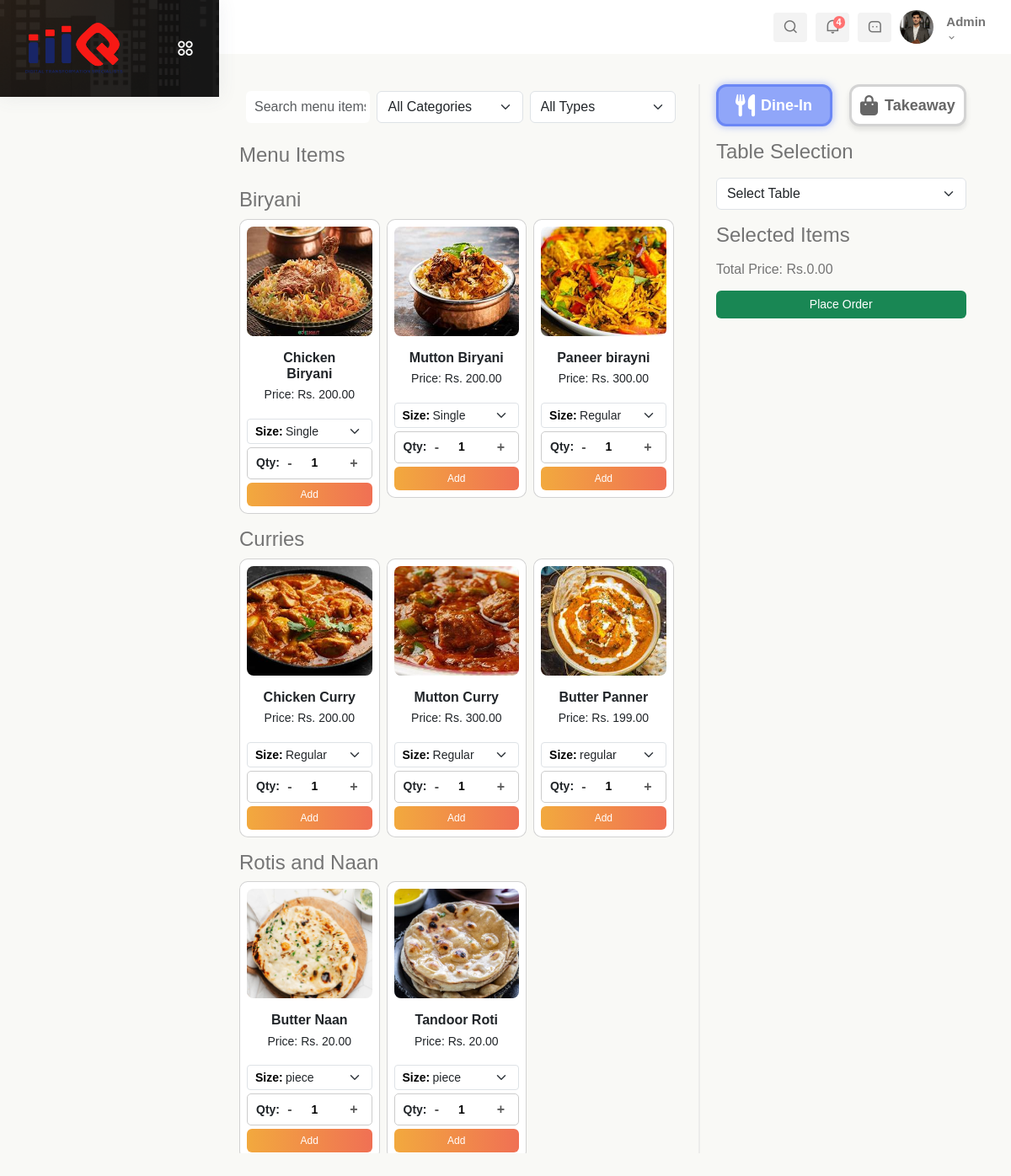
/place_order (signed in), run on the app's committed database.
### app1/models.py (models this page shows, shortened)
class Admin(models.Model):
    username = models.CharField(max_length=100)
    password = models.CharField(max_length=100)
    phone_number = models.BigIntegerField()
    email = models.EmailField()
    is_active = models.BooleanField(default=True)

### app2/models.py (models this page shows, shortened)
class Categories(models.Model):
    name = models.CharField(max_length=255)
    description = models.TextField()
    image = models.ImageField(upload_to='Categories/', blank=True, null=True)
    is_active = models.BooleanField(default=True)
    created_at = models.DateTimeField()
    updated_at = models.DateTimeField(auto_now=True)
    code = models.IntegerField(null=True, default=None)

class MenuItems(models.Model):
    category = models.CharField(max_length=255)
    name = models.CharField(max_length=255)
    description = models.TextField()
    available = models.BooleanField(default=True)
    stock_quantity = models.PositiveIntegerField(default=0)
    image = models.ImageField(upload_to='MenuItems/', blank=True, null=True)
    type = models.CharField(max_length=50, choices=[('Veg', 'Veg'), ('Non-Veg', 'Non-Veg')])
    created_at = models.DateTimeField()
    updated_at = models.DateTimeField(auto_now=True)
    gst = models.CharField(max_length=150)
    gst_type = models.CharField(max_length=100)
    hsn_code = models.CharField(max_length=150)

### app1/views.py (the view, shortened to what this page needs)
# urls.py: path('place_order', place_order, name='place_order'),
def place_order(request):
    user_obj, user_type = get_logged_in_user(request)
    if not user_obj:
        return redirect('signin')
    data = user_obj
    tables = Table_list.objects.all()
    cat_det = Categories.objects.all()
    all_menuitems = MenuItems.objects.all()
    menuitems_det = Menuitems_details.objects.all()
    context = {
        'data': data,
        'tables': tables,
        'cat_det': cat_det,
        'all_menuitems': all_menuitems,
        'menuitems_det': menuitems_det
    }
    return render(request, 'Staff/orders.html', context)

### app1/views.py (called while the page is built)
def get_logged_in_user(request):
    user_id = request.session.get('user_id')
    user_type = request.session.get('user_type')
    if not user_id or not user_type:
        return None, None
    try:
        if user_type == 'admin':
            return Admin.objects.get(id=user_id), 'admin'
        if user_type == 'staff':
            return Staff.objects.get(id=user_id), 'staff'
    except (Admin.DoesNotExist, Staff.DoesNotExist):
        return None, None
    return None, None

### templates/Staff/orders.html (shortened to what this page needs)
{% extends "Staff/base.html" %}
{% load static %}
{% block content %}
<!DOCTYPE html>
<html lang="en">
<head>
    {% load static %}
    <link rel="stylesheet" href="{% static 'messages.css' %}">
</head>
<body>
    <div class="container mt-4">
        <div class="row">
            <div class="col-md-7 item-section">
                <div class="d-flex mb-3 p-2">
                    <input type="text" id="searchMenu" class="form-control me-2" placeholder="Search menu items..." onkeyup="filterMenu()">
                    <select id="categoryFilter" class="form-select me-2" onchange="filterMenu()">
                        <option value="">All Categories</option>
                    </select>
                    <select id="typeFilter" class="form-select" onchange="filterMenu()">
                        <option value="">All Types</option>
                    </select>
                </div>
                <h4>Menu Items</h4>
                <div id="menuItems">
                    {% for category in cat_det %}
                    <h4 class="category-title mt-3 ml-3">{{ category.name }}</h4>
                    <div class="row row-cols-1 row-cols-md-3 mb-2 g-2">
                        {% for item in all_menuitems %}
                            {% if item.category == category.name %}
                            <div class="col menu-item" data-category="{{ item.category }}" data-type="{{ item.type }}">
                                <div class="card p-2">
                                    <img src="{{ item.image.url }}" class="card-img-top" alt="{{ item.name }}">
                                    <div class="card-body text-center">
                                        <h6 class="mb-1"><strong>{{ item.name }}</strong></h6>
                                        <p class="mb-0">Price: Rs. <span id="price-{{ item.name|slugify }}"></span></p>
                                    </div>
                                    <div class="select-container mb-1">
                                        <label class="fw-bold" for="size-{{ item.name|slugify }}">Size:</label>
                                        <select class="form-select form-select-sm size-dropdown"
                                                id="size-{{ item.name|slugify }}"
                                                data-price-target="price-{{ item.name|slugify }}"
                                                onchange="updatePrice('{{ item.name|slugify }}')">
                                            {% for detail in menuitems_det %}
                                                {% if detail.name == item.name %}
                                                    <option value="{{ detail.price }}"
                                                            data-dinein-price="{{ detail.table_price }}"
                                                            data-takeaway-price="{{ detail.takeaway_price }}">
                                                        {{ detail.size }}
                                                    </option>
                                                {% endif %}
                                            {% endfor %}
                                        </select>
                                    </div>
                                    <div class="quantity-container mb-1">
                                        <label class="fw-bold">Qty:</label>
                                        <button class="quantity-btn" onclick="decreaseQuantity('qty-{{ item.name|slugify }}')">-</button>
                                        <input type="number" class="quantity-input" id="qty-{{ item.name|slugify }}" value="1" min="1" readonly>
                                        <button class="quantity-btn" onclick="increaseQuantity('qty-{{ item.name|slugify }}')">+</button>
                                    </div>
                                    <button class="btn btn-primary"
                                        onclick="addToOrder('{{ item.name }}', 'size-{{ item.name|slugify }}', 'qty-{{ item.name|slugify }}')">
                                        Add
                                    </button>
                                </div>
                            </div>
                            {% endif %}
                        {% endfor %}
                    </div>
                    {% endfor %}
                </div>
            </div>
            <div class="col-md-1 d-flex align-items-center justify-content-center">
                <div class="vr" style="height: 100%; width: 2px; background-color: #ccc;"></div>
            </div>
            <div class="col-md-4 selected-section" >
                <form action="" method="post">
                    <div class="order-type mb-3">
                        <label for="dineIn">
                            <i class="fas fa-utensils"></i>
                            <span>Dine-In</span>
                        </label>
                        {% if not request.GET.table_no %}
                        <label for="takeAway">
                            <i class="fas fa-shopping-bag"></i>
                            <span>Takeaway</span>
                        </label>
                        {% endif %}
                    </div>
                    <div id="tableSelection">
                        {% if request.GET.table_no %}
                            <h4 class="mb-3">Selected Table: <strong>{{ request.GET.table_no }}</strong></h4>
                            <input type="hidden" name="table_no" value="{{ request.GET.table_no }}">
                        {% else %}
                            <h4 class="mb-3">Table Selection</h4>
                            <select id="tableSelect" name="table_no" class="form-select mb-3" >
                                <option value="">Select Table</option>
                            </select>
                        {% endif %}
                    </div>
                    <h4 class="mb-3">Selected Items</h4>
                    <h6>Total Price: Rs.<span id="totalPriceDisplay">0.00</span></h6>
                    <button class="btn btn-success mt-3 w-100" type="submit" >Place Order</button>
                </form>
            </div>
        </div>
    </div>
</body>
</html>
{% endblock content %}

### templates/Staff/base.html (shortened to what this page needs)
{% load static %}
<!DOCTYPE html>
<html lang="en">
<head>
    <link href='https://unpkg.com/boxicons@2.1.4/css/boxicons.min.css' rel='stylesheet'>
    <link rel="stylesheet" href="https://cdnjs.cloudflare.com/ajax/libs/font-awesome/6.0.0/css/all.min.css">
    <link href="https://cdn.jsdelivr.net/npm/bootstrap@5.3.0/dist/css/bootstrap.min.css" rel="stylesheet">
    <link rel="stylesheet" type="text/css" href="https://cdn.datatables.net/1.11.5/css/jquery.dataTables.min.css">
    <link href="https://cdn.jsdelivr.net/npm/remixicon/fonts/remixicon.css" rel="stylesheet">
    <link rel="stylesheet" href="https://unpkg.com/swiper/swiper-bundle.min.css">
    <link rel="stylesheet" href="https://cdn.jsdelivr.net/npm/bootstrap@5.3.0-alpha3/dist/css/bootstrap.min.css">
    <link rel="stylesheet" href="https://cdnjs.cloudflare.com/ajax/libs/font-awesome/6.0.0-beta3/css/all.min.css">
    <link href="https://cdn.jsdelivr.net/npm/remixicon/fonts/remixicon.css" rel="stylesheet">
    <link href="https://cdn.jsdelivr.net/npm/bootstrap@5.3.0/dist/css/bootstrap.min.css" rel="stylesheet">
    <link rel="stylesheet" href="{% static 'app1/css/homepage3.css' %}">
</head>
<body>
    <section id="sidebar" class="toggle_hide">
        <div class="logo-wrapper logo-wrapper-center">
            <a href="#" data-bs-original-title="" title="">
                <img class="img-fluid for-white" src="{% static 'images/c-logo.png' %}" alt="logo">
            </a>
            <div class="toggle-sidebar">
                <i class="ri-apps-2-line status_toggle middle sidebar-toggle"></i>
            </div>
        </div>
    </section>
    <section id="content">
        <nav>
            <div class="nav-right col-xl-6 col-5 pull-right right-header p-0">
                <ul class="nav-menus">
                    <li class="search-icon">
                        <span class="header-search">
                            <i class="ri-search-line"></i>
                        </span>
                    </li>
                    <li class="onhover-dropdown">
                        <div class="notification-box">
                            <i class="ri-notification-line"></i>
                            <span class="badge rounded-pill badge-theme">4</span>
                        </div>
                    </li>
                    <li class="onhover-dropdown">
                        <div class="messages-box">
                            <i class="ri-message-3-line"></i>
                        </div>
                    </li>
                    <li class="profile-nav onhover-dropdown pe-0 me-0">
                        <div class="media profile-media">
                            <img class="user-profile rounded-circle" src="{% static 'images/1.jpg' %}" alt="">
                            <div class="media-body">
                                <span>{{data.username}}</span>
                                <p class="mb-0 font-roboto">{{data.role}}<i class="middle ri-arrow-down-s-line"></i></p>
                            </div>
                        </div>
                    </li>
                </ul>
            </div>
        </nav>
        <main>
            {% block content %}
            {% endblock %}
        </main>
    </section>
</body>
</html>

### static/app1/css/homepage3.css (style rules this page uses)
body { font-size: 14px; overflow-x: hidden; font-family: "Poppins", sans-serif; color: #747474; background-color: #f9f9f6; }
a { cursor: pointer; text-decoration: none; }
:root { --grey: #F1F0F6; --dark-grey: #8D8D8D; --light: #fff; --dark: #000; --green: #81D43A; --light-green: #E3FFCB; --blue: #1775F1; --light-blue: #D0E4FF; --dark-blue: #0C5FCD; --red: #FC3B56; --theme-color: #F2A93E; --theme-color2: #F07054; }
li { list-style: none; }
#sidebar { position: fixed; top: 0; line-height: inherit; background-color: #202020; max-width: 260px; height: auto; text-align: left; width: 100%; transition: all 0.3s ease; z-index: 12; box-shadow: 0 0 21px 0 rgba(89, 102, 122, 0.1); background-image: url(sidebanner.png); background-position: bottom; background-size: cover; background-repeat: no-repeat; overflow: hidden; transition: width 0.3s ease-in-out; }
.logo-wrapper .toggle-sidebar { position: absolute; right: 20px; top: 50%; transform: translateY(-50%); cursor: pointer; display: flex; -webkit-box-align: center; align-items: center; -webkit-box-pack: center; justify-content: center; width: 40px; height: 40px; z-index: 10; }
.logo-wrapper .toggle-sidebar i { font-size: 22px; color: #fff; -webkit-transition: all 0.6s ease-in-out; transition: all 0.6s ease-in-out; }
.logo-wrapper .toggle-sidebar:before { content: ""; position: absolute; width: 40px; height: 40px; background-color: rgba(242, 169, 62, 0.1); border-radius: 100%; left: -11px; z-index: -2; top: -8px; -webkit-transform: scale(0); transform: scale(0); -webkit-transition: all 0.3s ease; transition: all 0.3s ease; }
#content { position: relative; width: calc(100% - 260px); left: 260px; transition: all .3s ease; }
nav { background: var(--light); height: 64px; padding: 20px 30px; display: flex; align-items: center; gap: 28px; position: sticky; top: 0; left: 0; z-index: 10; }
main { width: 100%; padding: 12px; }
.logo-wrapper { position: relative; }
.logo-wrapper, .logo-icon-wrapper { padding: 27px 30px; }
.logo-wrapper a, .logo-icon-wrapper a { display: block; }
.logo-wrapper a img, .logo-icon-wrapper a img { width: 58%; }
ul { padding-left: 0px; list-style-type: none; margin-bottom: 0; }
span { display: inline-block; }
.nav-right { margin-left: auto; }
.nav-right>ul { display: flex; align-items: center; justify-content: flex-end; margin-bottom: 0; padding: 0; list-style: none; }
.nav-right > ul > li { margin-right: 10px; font-size: 18px; display: inline-flex; align-items: center; justify-content: center; height: 35px; width: 40px; border-radius: 4px; background-color: rgba(137, 137, 137, 0.1); justify-content: center; align-items: center; }
.header-search, .onhover-dropdown { cursor: pointer; display: block; position: relative; }
.notification-box { position: relative; }
.notification-box svg, .notification-box .ri-notification-line { -webkit-animation: bell 1s ease-out; animation: bell 1s ease-out; -webkit-transform-origin: center top; transform-origin: center top; }
.nav-right>ul>li .badge { position: absolute; right: -5px; padding: 2px 4px; font-size: 11px; font-weight: 700; font-family: "Poppins", sans-serif; background-color: #ff7272; }
.nav-right>ul>li:last-child { height: unset; width: unset; background-color: transparent; }
.pull-right { float: right; }
.btn-primary { background: -webkit-gradient(linear, left top, right top, from(#f2a93e), to(#f07054)); background: linear-gradient(to right, #f2a93e, #f07054); color: #fff; }
.btn { display: flex; align-items: center; justify-content: center; padding: calc(7px +(10 - 7)*((100vw - 320px) /(1920 - 320))) calc(14px +(32 - 14)*((100vw - 320px) /(1920 - 320))); font-weight: 500; transition: all 0.3s ease; border: none; font-size: 14px; white-space: nowrap; position: relative; z-index: 0; }
p { font-size: 14px; line-height: 1.7; }
.media { display: flex; align-items: flex-start; }
.profile-media .user-profile { width: 40px; height: 40px; object-fit: cover; }
.profile-media .media-body { margin-left: 15px; }
.media .media-body { flex: 1; }
.media-body span { font-weight: 600; font-size: 15px; color: inherit; }
.media-body p { font-size: 12px; line-height: 1; color: #747474; }
* a { color: var(--theme-color); text-decoration: none; letter-spacing: 1px; }
:root { --theme-color: #F2A93E; }

### data on the page
Admin: username "Admin"
Categories: name "Biryani"
MenuItems: image (picture), name "Chicken Biryani"
MenuItems: image (picture), name "Mutton Biryani"
MenuItems: image (picture), name "Paneer birayni"
Categories: name "Curries"
MenuItems: image (picture), name "Chicken Curry"
MenuItems: image (picture), name "Mutton Curry"
MenuItems: image (picture), name "Butter Panner"
Categories: name "Rotis and Naan"
MenuItems: image (picture), name "Butter Naan"
MenuItems: image (picture), name "Tandoor Roti"

### other printed values
form field value "Single"
form field value "Regular"
form field value "regular"
form field value "piece"
